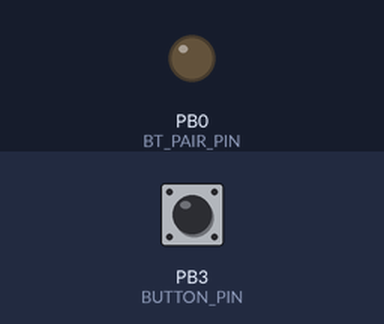
A program run on a simulated ATtiny85, built with avr-gcc and run on an emulated ATtiny85. Parts: output pins drawn as LEDs (lit = HIGH). The inputs (shaded band) are chosen by the test bench; at power-on: PB3 (BUTTON_PIN) HIGH. Pins used as bus, display or sensor lines are not drawn.

Above: at 1.2 s.
1.3 s: PB3 (BUTTON_PIN) pulsed LOW 2 times (0.12 s each, 0.3 s apart)
At 2.25 s:
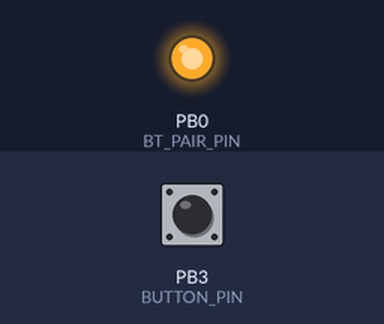
Timing chart, 0 to 4.3 s (numbered marks = the images above; inputs shaded):
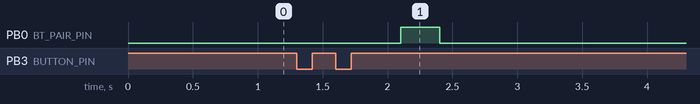

The program:

main.cpp
```cpp
#include <Arduino.h>
#include <EEPROM.h>

const byte BUTTON_PIN = 3; // Pin number for the button
const int BT_PAIR_PIN = 0; // Pin for initiating Bluetooth pairing
const int BT_POWER_PIN = 4; // Pin to control Bluetooth power

// Time intervals for different button click types
const unsigned long DOUBLE_CLICK_INTERVAL = 500; // Time window for detecting a double click (in milliseconds)
const unsigned long LONG_PRESS_INTERVAL = 500; // Time for considering a button press as a long press (in milliseconds)
const unsigned long DEBOUNCE_INTERVAL = 50; // Time for button debounce (in milliseconds)

const int EEPROM_BT_POWER_ADDR = 0; // EEPROM address to store the state of BT_POWER_PIN

unsigned long lastButtonChangeTime = 0; // Tracks the last time the button state changed
unsigned long firstClickTime = 0; // Timestamp of the first click in a series
unsigned long lastClickTime = 0; // Timestamp of the last click

int clickCount = 0; // Counter for button clicks

bool lastButtonState = HIGH; // Stores the last state of the button
bool buttonPressed = false; // Indicates if the button is currently pressed
bool longPressActive = false; // Flag to indicate if a long press has occurred
bool doubleClickFlag = false; // Flag for double click action

void triggerPairing() {
    // Function to trigger Bluetooth pairing
    digitalWrite(BT_PAIR_PIN, HIGH);
    delay(300);
    digitalWrite(BT_PAIR_PIN, LOW);
}

void toggleBluetoothPower() {
    // Function to toggle Bluetooth power state
    bool currentState = digitalRead(BT_POWER_PIN);
    bool newState = !currentState;
    digitalWrite(BT_POWER_PIN, newState);

    // Update the new state in EEPROM
    EEPROM.update(EEPROM_BT_POWER_ADDR, newState);
}

void setup() {
    // Initial setup for pins and EEPROM
    pinMode(BUTTON_PIN, INPUT_PULLUP);
    pinMode(BT_PAIR_PIN, OUTPUT);
    pinMode(BT_POWER_PIN, OUTPUT);

    // Read saved Bluetooth power state from EEPROM and apply
    bool savedState = EEPROM.read(EEPROM_BT_POWER_ADDR);
    digitalWrite(BT_POWER_PIN, savedState);
}

void updateButtonState() {
    // Function to handle button state changes
    bool currentButtonState = digitalRead(BUTTON_PIN);
    unsigned long currentTime = millis();

    // Debouncing the button
    if (currentTime - lastButtonChangeTime > DEBOUNCE_INTERVAL) {
        if (currentButtonState != lastButtonState) {
            lastButtonChangeTime = currentTime;
            lastButtonState = currentButtonState;

            if (currentButtonState == LOW) {
                // Button is pressed
                buttonPressed = true;
                longPressActive = false;
                clickCount++;
                if (clickCount == 1) {
                    firstClickTime = currentTime;
                }
                lastClickTime = currentTime;
            } else {
                // Button is released
                buttonPressed = false;
            }
        }
    }

    // Detecting double click
    if (currentTime - lastClickTime > DOUBLE_CLICK_INTERVAL && clickCount > 0) {
        if (clickCount == 2 && lastClickTime - firstClickTime <= DOUBLE_CLICK_INTERVAL) {
            triggerPairing();
        }
        clickCount = 0; // Reset click counter
    }

    // Detecting long press
    if (buttonPressed && currentTime - lastButtonChangeTime > LONG_PRESS_INTERVAL && !longPressActive) {
        toggleBluetoothPower();
        longPressActive = true;
    }
}

void loop() {
    // Main loop to continuously check button state
    updateButtonState();
}
```

Measured:
- after the input at 1.3 s, PB0 (BT_PAIR_PIN): LOW → HIGH after 0.80 s, → LOW 0.30 s later
